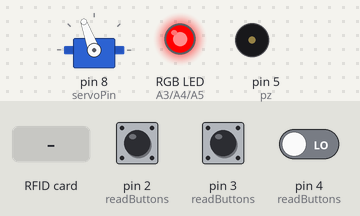
Simulated run of this sketch. Board: Arduino Uno, built with avr-gcc and run on an emulated ATmega328P. Parts: servo, an RGB LED mixed from three pins (HIGH = lit), buzzer (waves = sounding). Inputs (shaded band) come from the test bench; at power-on: pin 2 (readButtons) LOW, pin 3 (readButtons) LOW, pin 4 (readButtons) LOW. Pins used as bus, display or sensor lines are not drawn; what the sketch prints to the serial monitor is not drawn.

Above: at 1.2 s.
1.3 s: RFID card 13 AB 4D 1C held to the reader
At 2.1 s:
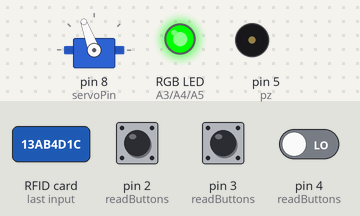
4.3 s: pin 2 (readButtons) pulled HIGH for 0.15 s
At 5.0 s:
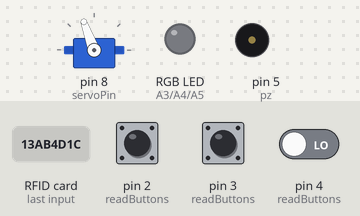
6.0 s: pin 3 (readButtons) pulled HIGH for 1 s
At 6.6 s:
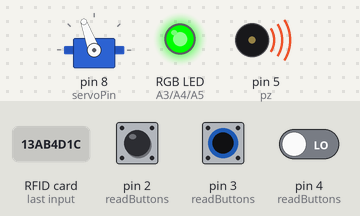
9.0 s: pin 3 (readButtons) pulled HIGH for 0.15 s
At 9.6 s:
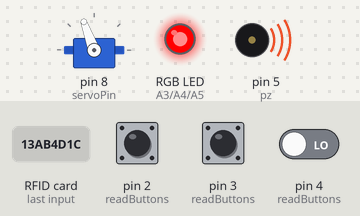
Timing chart, 0 to 12.0 s (numbered marks = the images above; inputs shaded):
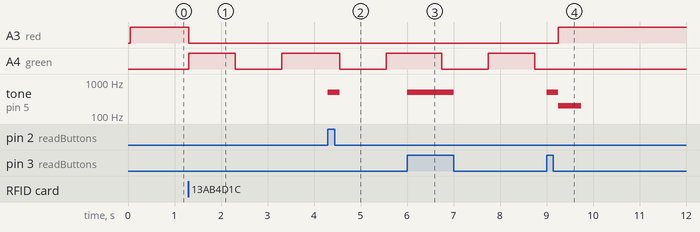

The sketch:

main.ino
```cpp
#include <SPI.h>
#include <MFRC522.h>
#include <Servo.h>

#define SS_PIN 10
#define RST_PIN 9
#define servoPin 8
#define red A3
#define green A4
#define blue A5
#define pz 5


int tries = 0;

MFRC522 rfid(SS_PIN, RST_PIN);

Servo servo;

MFRC522::MIFARE_Key key;

const byte hexKey[] = {0x13 , 0xAB, 0x4D, 0x1C};
const byte combinationKey[] = {1,2,2,1,3,3};

boolean isDoorLocked = false;

void setup() {
  Serial.begin(9600);
  SPI.begin();
  rfid.PCD_Init();
  servo.attach(servoPin);
  lockDoor();
  for(int i = 2; i < 6;i++){
    pinMode(i,INPUT);
  }
  // Using default key
  for (byte i = 0; i < 6; i++) {
    key.keyByte[i] = 0xFF;
  }
}

void loop() {
  // Make sure card is present
  if (!rfid.PICC_IsNewCardPresent()){
    return;
  }
  // Make sure card is readable
  if (!rfid.PICC_ReadCardSerial()){
    return;
  }

  // Serial.print(F("PICC type: "));

  // Obtain type of card
  MFRC522::PICC_Type piccType = rfid.PICC_GetType(rfid.uid.sak);

  // Serial.println(rfid.PICC_GetTypeName(piccType));

  // Only support mifare clasic cards
  if (piccType != MFRC522::PICC_TYPE_MIFARE_MINI &&
    piccType != MFRC522::PICC_TYPE_MIFARE_1K &&
    piccType != MFRC522::PICC_TYPE_MIFARE_4K) {
    Serial.println(F("Your tag is not of type MIFARE Classic."));
    return;
  }
  //Compare UIDs
  if(compareUID(hexKey,rfid.uid.uidByte,rfid.uid.size)){
    if(readButtons()){
      tries=0;
      // confirmation tone
      playPiezo(200, 1000);
      delay(50);
      playPiezo(200, 800);

      unlockDoor();
      // Wait for button press to close lock
      while(digitalRead(6)==LOW);
      lockDoor();
    }
    else{
       // Fail combination and reset led to red
      writeRGB(255,0,0);
      playPiezo(500,200);
      failUnlock();
    }
  }
  else{
    // Fail UID
      playPiezo(500,200);
      failUnlock();
  }
  rfid.PICC_HaltA();

  rfid.PCD_StopCrypto1();
}


//compares UID from library however since my key is 4 hex bytes will reject a card with more or less bytes as UID
bool compareUID(byte *StoredUID, byte *buffer, byte bufferSize){
  if(bufferSize != 4){
    return false;
  }
  for(byte i = 0; i < 4; i++){
    if(StoredUID[i] != buffer[i]){
      return false;
    }
  }
  return true;
}

void unlockDoor(){
  if(isDoorLocked){
     //aligned servo to be 10deg perfectly horizental not 0 deg
    servo.write(10);
    writeRGB(0,255,0);
    isDoorLocked = false;
  }

}
void lockDoor(){
  if(!isDoorLocked){
    //aligned servo to be 110deg perfectly horizental not 90 deg
    servo.write(110);
    writeRGB(255,0,0);
    isDoorLocked = true;
  }
}
void writeRGB(int redValue, int greenValue, int blueValue){
  analogWrite(red,redValue);
  analogWrite(green,greenValue);
  analogWrite(blue,blueValue);
}
boolean readButtons(){
  //Index to be written into in the array
  byte index = 0;

  // Default combination to be overriden by button inputs
  byte combination[6] = {0,0,0,0,0,0};

  // Timeout is 20 Seconds in the fututre
  unsigned long timeout = millis()+10000;
  unsigned long time = millis();
  unsigned long currentTime = time;
  boolean state = true;
  writeRGB(0,255,0);
  // To ensure that the loop doesnt go forever time which is updated in the loop and used elsewhere
  // Is compared with timeout which is 20 seconds in the fututre from when the loop began
  while(index < 6 && time < timeout){
    time = millis();
    //In order to effictivly blink the green led while also not blocking code execution
    //Time is compared to "current time" which is a value set to loop start time
    //And "current time" is only updated to the actual current time right now -> "time" variable which is updated each loop cycle, exceeds "currentTime" by 1 second
    //Effeectivly putting the green LED to blink on a 1second cycle without blocking code exec
    // State variable is to track the current state wether green led is on or off in order to do the opposite next itteration
    if(time > currentTime + 1000){
      if(state){
        writeRGB(0,0,0);
      }else{
        writeRGB(0,255,0);
      }
      state = !state;
      currentTime = millis();
    }
    // Any of these will write the code to the button pressed and then iterate index, only one write allowed per cycle.
    if(digitalRead(2)==HIGH){
        Serial.print(1);
        combination[index]=1;
        index++;
        playPiezo(250,500);
    }
    else if(digitalRead(3)==HIGH){
        Serial.print(2);
        combination[index]=2;
        index++;
        playPiezo(250,500);
    }
    else if(digitalRead(4)==HIGH){
        Serial.print(3);
        combination[index]=3;
        index++;
        playPiezo(250,500);
    }
    else if(digitalRead(5)==HIGH){
        Serial.print(4);
        combination[index]=4;
        index++;
        playPiezo(250,500);
    }else;
  }
  // once loop is done will compare preset key with what ever this loop manages to overwrite into its array
  return compareCombination(combination,combinationKey);
}

// Compare combination static size and will be called on 6 number array stored in memmory
bool compareCombination(byte *arr1, byte *arr2) {
    for (byte i = 0; i < 6; i++) {
        if (arr1[i] != arr2[i]) {
            return false;
        }
    }
    return true;
}

void blinkRed(unsigned long d){
  // Blink Red LED for set amount of time
  // Divide by 2000 to evenly space 1000ms for turn on and off
  int blinkTimes = d/2000;
  while(blinkTimes > 0){
    writeRGB(255,0,0);
    delay(1000);
    writeRGB(0,0,0);
    delay(1000);
    blinkTimes--;
  }
  writeRGB(255,0,0);
}

//Effectivly locks out any tries if failed attempts exceed 5 due to blocking code on purpous of blinkRed unlike blinking green LED
void failUnlock(){
  tries = tries+1;
  if(tries >= 5){
    playPiezo(1600, 300);
    blinkRed(16000);
    tries = 0;
  }
}
// Helper function to play piezo at a frequency for a certain time
void playPiezo(unsigned long time,short freq){
  tone(pz,freq);
  delay(time);
  noTone(pz);
}
```

Measured:
- after the input at 1.3 s, A3 (red): HIGH → LOW at once; A4 (green): LOW → HIGH at once, → LOW 1.0 s later, → HIGH 1.0 s later
- after the input at 4.3 s, tone on pin 5 (pz): silent → 500 Hz at once, → silent 0.25 s later
- after the input at 6.0 s, tone on pin 5 (pz): silent → 500 Hz at once, → silent 1.0 s later
- after the input at 9.0 s, A3 (red): LOW → HIGH after 0.25 s instead of 2.3 s; A4 (green): stays LOW (without the input it goes to HIGH after 0.75 s)
